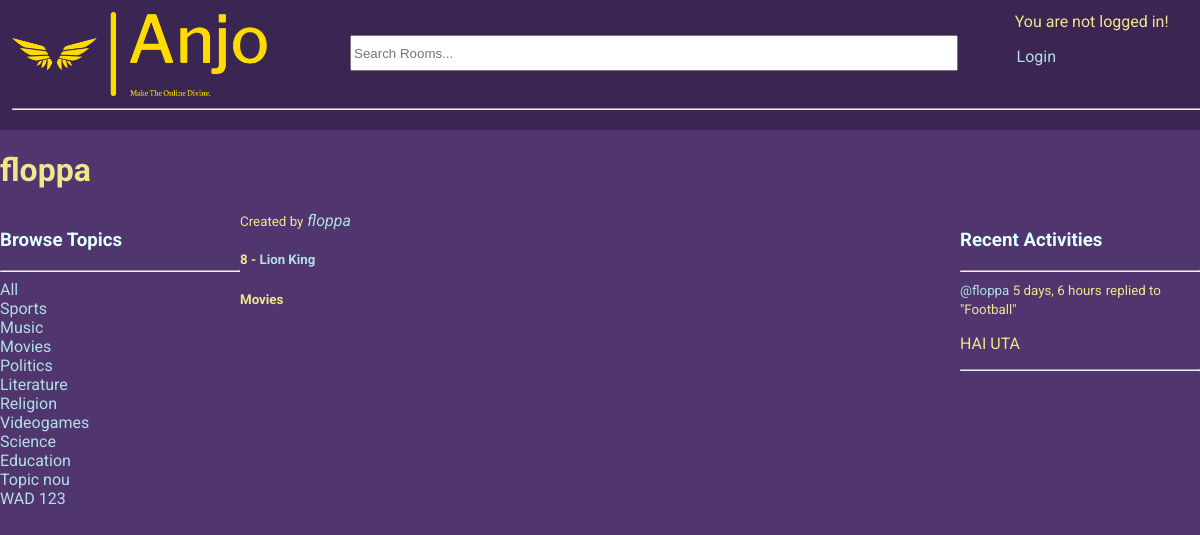
The page /profile/4/ on the database its author committed.
### base/models.py (models this page shows, shortened)
class Topic(models.Model):
    name = models.CharField(max_length=200, unique=True)

class Room(models.Model):
    host = models.ForeignKey(User, on_delete=models.SET_NULL, null=True)
    topic = models.ForeignKey(Topic, on_delete=models.SET_NULL, null=True)
    name = models.CharField(max_length=200)
    description = models.TextField(null=True, blank=True)
    participants = models.ManyToManyField(User, related_name='participants', blank=True) # the users currently active in the room
    updated = models.DateTimeField(auto_now=True)
    created = models.DateTimeField(auto_now_add=True)
    class Meta:
        ordering = ['-updated', '-created'] # newest updated item should come first
    def __str__(self):
        return str(self.name)

class Message(models.Model):
    user = models.ForeignKey(User, on_delete=models.CASCADE) # on delete -> CASCADE = delete all children
    room = models.ForeignKey(Room, on_delete=models.CASCADE)
    body = models.TextField()
    updated = models.DateTimeField(auto_now=True)
    created = models.DateTimeField(auto_now_add=True)
    class Meta:
        ordering = ['-updated', '-created'] # newest updated item should come first
    def __str__(self):
        return self.body[0:50]

### base/views.py (the view)
# urls.py: path('profile/<str:pk>/', views.userProfile, name="user-profile"),
def userProfile(request, pk):
    user = User.objects.get(id=pk)
    rooms = user.room_set.all()
    room_messages = user.message_set.all()
    topics = Topic.objects.all()
    context = {'user': user, 'rooms': rooms, 'room_messages': room_messages, 'topics': topics}
    return render(request, 'base/profile.html', context)

### base/templates/base/profile.html (shortened to what this page needs)
{% extends 'main.html' %}
{% block content %}
<h1>
    {{user.username}}
</h1>
<div class="profile-container">
    <div>
        {% include 'base/topics_component.html' %}
    </div>
    <div>
        {% include 'base/feed_component.html' %}
    </div>
    <div>
        {% include 'base/activity_component.html' %}
    </div>
</div>
{% endblock content %}

### base/templates/base/topics_component.html (shortened to what this page needs)
<h3>Browse Topics</h3>
        <hr>
        <div>
            <a href="{% url 'home' %}">All</a>
        </div>
        {% for topic in topics %}
            <div>
                <a href="{% url 'home' %}?q={{topic.name}}">{{topic.name}}</a>
            </div>
        {% endfor %}

### base/templates/base/feed_component.html (shortened to what this page needs)
<div>
    {% for room in rooms %}
        <div class="feed-container">
            <span>
                <small>Created by</small> <i><a href="{% url 'user-profile' room.host.id %}">{{room.host.username}}</a></i>
            </span>
            <h5>{{room.id}} - <a href="{% url 'room' room.id %}">{{room.name}}</a></h5>
            <small><b>{{room.topic.name}}</b></small>
        </div>
    {% endfor %}
</div>

### base/templates/base/activity_component.html (shortened to what this page needs)
<h3>Recent Activities</h3>
        <hr>
        {% for message in room_messages %}
            <div>
                <small><a href="{% url 'user-profile' message.user.id %}">@{{message.user}}</a> {{message.created|timesince}}</small>
                <small>replied to "{{message.room}}"</small>
                <p>{{message}}</p>
                <hr>
            </div>
        {% endfor %}

### static/css/main.css (style rules this page uses)
:root { font-family: 'Roboto','Franklin Gothic Medium', 'Arial Narrow', Arial, sans-serif; }
body { background-color: rgb(81, 53, 110); color: khaki; margin: 0; width: 100vw; height: 100vh; }
h3 { color: lightcyan; }
a { text-decoration: none; }
a:link { color: powderblue; }

### base/templates/base/profile.html (style rules this page uses)
.profile-container { display: grid; grid-template-columns: 1fr 3fr 1fr; }

### rows shown on the page
Topic: name "Sports"
Topic: name "Music"
Topic: name "Movies"
Topic: name "Politics"
Topic: name "Literature"
Topic: name "Religion"
Topic: name "Videogames"
Topic: name "Science"
Topic: name "Education"
Topic: name "Topic nou"
Topic: name "WAD 123"
Room: host.username "floppa", id "8", name "Lion King", topic.name "Movies"
Message: user "floppa", created "5 days, 6 hours", room "Football", body "HAI UTA"

### other values the page prints
{{ user.username }} "floppa"
